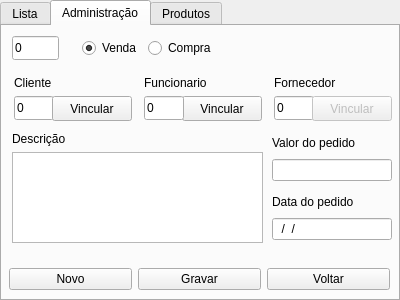
<?xml version="1.0" encoding="UTF-8"?>
<ui version="4.0">
 <class>administracao_pedido</class>
 <widget class="QMainWindow" name="administracao_pedido">
  <property name="geometry">
   <rect>
    <x>0</x>
    <y>0</y>
    <width>400</width>
    <height>300</height>
   </rect>
  </property>
  <property name="windowTitle">
   <string>Cadastro de pedidos</string>
  </property>
  <widget class="QWidget" name="centralwidget">
   <widget class="QTabWidget" name="tabWidget">
    <property name="enabled">
     <bool>true</bool>
    </property>
    <property name="geometry">
     <rect>
      <x>0</x>
      <y>0</y>
      <width>400</width>
      <height>301</height>
     </rect>
    </property>
    <property name="currentIndex">
     <number>1</number>
    </property>
    <widget class="QWidget" name="tab_1">
     <attribute name="title">
      <string>Lista</string>
     </attribute>
     <widget class="QTableWidget" name="tableWidget_pedidos">
      <property name="geometry">
       <rect>
        <x>-3</x>
        <y>48</y>
        <width>402</width>
        <height>182</height>
       </rect>
      </property>
      <property name="columnCount">
       <number>7</number>
      </property>
      <column/>
      <column/>
      <column/>
      <column/>
      <column/>
      <column/>
      <column/>
     </widget>
     <widget class="QWidget" name="layoutWidget">
      <property name="geometry">
       <rect>
        <x>-7</x>
        <y>10</y>
        <width>397</width>
        <height>26</height>
       </rect>
      </property>
      <layout class="QHBoxLayout" name="horizontalLayout_2">
       <item>
        <widget class="QLabel" name="label_9">
         <property name="text">
          <string/>
         </property>
        </widget>
       </item>
       <item>
        <widget class="QLineEdit" name="lineEdit_pesquisar">
         <property name="enabled">
          <bool>false</bool>
         </property>
         <property name="inputMask">
          <string/>
         </property>
        </widget>
       </item>
       <item>
        <widget class="QPushButton" name="pushButton_pesquisar">
         <property name="enabled">
          <bool>false</bool>
         </property>
         <property name="text">
          <string>Pesquisar</string>
         </property>
        </widget>
       </item>
      </layout>
     </widget>
     <widget class="QWidget" name="layoutWidget_11">
      <property name="geometry">
       <rect>
        <x>7</x>
        <y>240</y>
        <width>381</width>
        <height>26</height>
       </rect>
      </property>
      <layout class="QHBoxLayout" name="horizontalLayout_4">
       <item>
        <widget class="QPushButton" name="pushButton_novo">
         <property name="text">
          <string>Novo</string>
         </property>
        </widget>
       </item>
       <item>
        <widget class="QPushButton" name="pushButton_gravar">
         <property name="text">
          <string>Gravar</string>
         </property>
        </widget>
       </item>
       <item>
        <widget class="QPushButton" name="pushButton_voltar">
         <property name="text">
          <string>Voltar</string>
         </property>
        </widget>
       </item>
      </layout>
     </widget>
    </widget>
    <widget class="QWidget" name="tab_2">
     <property name="enabled">
      <bool>true</bool>
     </property>
     <attribute name="title">
      <string>Administração</string>
     </attribute>
     <widget class="QLineEdit" name="lineEdit_id_pedido">
      <property name="geometry">
       <rect>
        <x>10</x>
        <y>10</y>
        <width>47</width>
        <height>24</height>
       </rect>
      </property>
      <property name="inputMask">
       <string>9999</string>
      </property>
      <property name="text">
       <string>0</string>
      </property>
      <property name="readOnly">
       <bool>true</bool>
      </property>
     </widget>
     <widget class="QWidget" name="layoutWidget_3">
      <property name="geometry">
       <rect>
        <x>272</x>
        <y>46</y>
        <width>120</width>
        <height>21</height>
       </rect>
      </property>
      <layout class="QVBoxLayout" name="verticalLayout_4">
       <item>
        <widget class="QLabel" name="label_4">
         <property name="text">
          <string>Fornecedor</string>
         </property>
        </widget>
       </item>
      </layout>
     </widget>
     <widget class="QWidget" name="layoutWidget">
      <property name="geometry">
       <rect>
        <x>12</x>
        <y>46</y>
        <width>120</width>
        <height>21</height>
       </rect>
      </property>
      <layout class="QVBoxLayout" name="verticalLayout_2">
       <item>
        <widget class="QLabel" name="label_2">
         <property name="text">
          <string>Cliente</string>
         </property>
        </widget>
       </item>
      </layout>
     </widget>
     <widget class="QWidget" name="layoutWidget_12">
      <property name="geometry">
       <rect>
        <x>7</x>
        <y>240</y>
        <width>381</width>
        <height>26</height>
       </rect>
      </property>
      <layout class="QHBoxLayout" name="horizontalLayout_6">
       <item>
        <widget class="QPushButton" name="pushButton_novo_2">
         <property name="text">
          <string>Novo</string>
         </property>
        </widget>
       </item>
       <item>
        <widget class="QPushButton" name="pushButton_gravar_2">
         <property name="text">
          <string>Gravar</string>
         </property>
        </widget>
       </item>
       <item>
        <widget class="QPushButton" name="pushButton_voltar_2">
         <property name="text">
          <string>Voltar</string>
         </property>
        </widget>
       </item>
      </layout>
     </widget>
     <widget class="QLineEdit" name="lineEdit_id_cliente">
      <property name="geometry">
       <rect>
        <x>12</x>
        <y>70</y>
        <width>40</width>
        <height>24</height>
       </rect>
      </property>
      <property name="inputMask">
       <string>999</string>
      </property>
      <property name="text">
       <string>0</string>
      </property>
      <property name="readOnly">
       <bool>true</bool>
      </property>
     </widget>
     <widget class="QPushButton" name="pushButton_cliente">
      <property name="geometry">
       <rect>
        <x>50</x>
        <y>70</y>
        <width>80</width>
        <height>25</height>
       </rect>
      </property>
      <property name="text">
       <string>Vincular</string>
      </property>
     </widget>
     <widget class="QLineEdit" name="lineEdit_id_fornecedor">
      <property name="geometry">
       <rect>
        <x>272</x>
        <y>70</y>
        <width>40</width>
        <height>24</height>
       </rect>
      </property>
      <property name="sizePolicy">
       <sizepolicy hsizetype="Preferred" vsizetype="Expanding">
        <horstretch>0</horstretch>
        <verstretch>0</verstretch>
       </sizepolicy>
      </property>
      <property name="minimumSize">
       <size>
        <width>0</width>
        <height>0</height>
       </size>
      </property>
      <property name="inputMask">
       <string>999</string>
      </property>
      <property name="text">
       <string>0</string>
      </property>
      <property name="readOnly">
       <bool>true</bool>
      </property>
     </widget>
     <widget class="QPushButton" name="pushButton_fornecedor">
      <property name="enabled">
       <bool>false</bool>
      </property>
      <property name="geometry">
       <rect>
        <x>310</x>
        <y>70</y>
        <width>80</width>
        <height>25</height>
       </rect>
      </property>
      <property name="text">
       <string>Vincular</string>
      </property>
     </widget>
     <widget class="QWidget" name="layoutWidget">
      <property name="geometry">
       <rect>
        <x>270</x>
        <y>166</y>
        <width>120</width>
        <height>48</height>
       </rect>
      </property>
      <layout class="QVBoxLayout" name="verticalLayout_3">
       <item>
        <widget class="QLabel" name="label_3">
         <property name="text">
          <string>Data do pedido</string>
         </property>
        </widget>
       </item>
       <item>
        <widget class="QLineEdit" name="lineEdit_data">
         <property name="inputMask">
          <string>99/99/9999</string>
         </property>
         <property name="readOnly">
          <bool>true</bool>
         </property>
        </widget>
       </item>
      </layout>
     </widget>
     <widget class="QWidget" name="layoutWidget">
      <property name="geometry">
       <rect>
        <x>10</x>
        <y>106</y>
        <width>251</width>
        <height>111</height>
       </rect>
      </property>
      <layout class="QVBoxLayout" name="verticalLayout_6">
       <item>
        <widget class="QLabel" name="label_10">
         <property name="text">
          <string>Descrição</string>
         </property>
        </widget>
       </item>
       <item>
        <widget class="QPlainTextEdit" name="plainTextEdit_descricao"/>
       </item>
      </layout>
     </widget>
     <widget class="QWidget" name="layoutWidget_5">
      <property name="geometry">
       <rect>
        <x>142</x>
        <y>46</y>
        <width>120</width>
        <height>21</height>
       </rect>
      </property>
      <layout class="QVBoxLayout" name="verticalLayout_7">
       <item>
        <widget class="QLabel" name="label_11">
         <property name="text">
          <string>Funcionario</string>
         </property>
        </widget>
       </item>
      </layout>
     </widget>
     <widget class="QPushButton" name="pushButton_funcionario">
      <property name="geometry">
       <rect>
        <x>180</x>
        <y>70</y>
        <width>80</width>
        <height>25</height>
       </rect>
      </property>
      <property name="text">
       <string>Vincular</string>
      </property>
     </widget>
     <widget class="QLineEdit" name="lineEdit_id_funcionario">
      <property name="geometry">
       <rect>
        <x>142</x>
        <y>70</y>
        <width>40</width>
        <height>24</height>
       </rect>
      </property>
      <property name="sizePolicy">
       <sizepolicy hsizetype="Preferred" vsizetype="Expanding">
        <horstretch>0</horstretch>
        <verstretch>0</verstretch>
       </sizepolicy>
      </property>
      <property name="minimumSize">
       <size>
        <width>0</width>
        <height>0</height>
       </size>
      </property>
      <property name="inputMask">
       <string>999</string>
      </property>
      <property name="text">
       <string>0</string>
      </property>
      <property name="readOnly">
       <bool>true</bool>
      </property>
     </widget>
     <widget class="QWidget" name="layoutWidget_2">
      <property name="geometry">
       <rect>
        <x>270</x>
        <y>107</y>
        <width>120</width>
        <height>48</height>
       </rect>
      </property>
      <layout class="QVBoxLayout" name="verticalLayout_8">
       <item>
        <widget class="QLabel" name="label_8">
         <property name="text">
          <string>Valor do pedido</string>
         </property>
        </widget>
       </item>
       <item>
        <widget class="QLineEdit" name="lineEdit_valor_pedido">
         <property name="inputMask">
          <string/>
         </property>
         <property name="text">
          <string/>
         </property>
         <property name="readOnly">
          <bool>true</bool>
         </property>
        </widget>
       </item>
      </layout>
     </widget>
     <widget class="QWidget" name="layoutWidget">
      <property name="geometry">
       <rect>
        <x>80</x>
        <y>10</y>
        <width>133</width>
        <height>24</height>
       </rect>
      </property>
      <layout class="QHBoxLayout" name="horizontalLayout_3">
       <item>
        <widget class="QRadioButton" name="radioButton_venda">
         <property name="text">
          <string>Venda</string>
         </property>
         <property name="checked">
          <bool>true</bool>
         </property>
        </widget>
       </item>
       <item>
        <widget class="QRadioButton" name="radioButton_compra">
         <property name="text">
          <string>Compra</string>
         </property>
        </widget>
       </item>
      </layout>
     </widget>
    </widget>
    <widget class="QWidget" name="tab_3">
     <attribute name="title">
      <string>Produtos</string>
     </attribute>
     <widget class="QTableWidget" name="tableWidget_produtos">
      <property name="geometry">
       <rect>
        <x>-3</x>
        <y>70</y>
        <width>402</width>
        <height>160</height>
       </rect>
      </property>
      <property name="columnCount">
       <number>8</number>
      </property>
      <column/>
      <column/>
      <column/>
      <column/>
      <column/>
      <column/>
      <column/>
      <column/>
     </widget>
     <widget class="QWidget" name="layoutWidget_10">
      <property name="geometry">
       <rect>
        <x>7</x>
        <y>240</y>
        <width>381</width>
        <height>26</height>
       </rect>
      </property>
      <layout class="QHBoxLayout" name="horizontalLayout">
       <item>
        <widget class="QPushButton" name="pushButton_gravar_produto">
         <property name="enabled">
          <bool>false</bool>
         </property>
         <property name="text">
          <string>Adicionar</string>
         </property>
        </widget>
       </item>
       <item>
        <widget class="QPushButton" name="pushButton_novo_produto">
         <property name="enabled">
          <bool>false</bool>
         </property>
         <property name="text">
          <string>Limpar</string>
         </property>
        </widget>
       </item>
       <item>
        <widget class="QPushButton" name="pushButton_remover">
         <property name="enabled">
          <bool>false</bool>
         </property>
         <property name="text">
          <string>Remover</string>
         </property>
        </widget>
       </item>
      </layout>
     </widget>
     <widget class="QWidget" name="layoutWidget">
      <property name="geometry">
       <rect>
        <x>230</x>
        <y>8</y>
        <width>158</width>
        <height>55</height>
       </rect>
      </property>
      <layout class="QVBoxLayout" name="verticalLayout_5">
       <item>
        <widget class="QLabel" name="label_5">
         <property name="text">
          <string>Quantidade</string>
         </property>
        </widget>
       </item>
       <item>
        <widget class="QLineEdit" name="lineEdit_estoque_quantidade">
         <property name="inputMask">
          <string>9999</string>
         </property>
        </widget>
       </item>
      </layout>
     </widget>
     <widget class="QLineEdit" name="lineEdit_id_produto">
      <property name="geometry">
       <rect>
        <x>8</x>
        <y>10</y>
        <width>40</width>
        <height>24</height>
       </rect>
      </property>
      <property name="text">
       <string>0</string>
      </property>
      <property name="readOnly">
       <bool>true</bool>
      </property>
     </widget>
     <widget class="QPushButton" name="pushButton_selecionar_produto">
      <property name="enabled">
       <bool>false</bool>
      </property>
      <property name="geometry">
       <rect>
        <x>8</x>
        <y>40</y>
        <width>201</width>
        <height>24</height>
       </rect>
      </property>
      <property name="text">
       <string>Selecionar</string>
      </property>
     </widget>
     <widget class="QLabel" name="label_6">
      <property name="geometry">
       <rect>
        <x>56</x>
        <y>12</y>
        <width>50</width>
        <height>21</height>
       </rect>
      </property>
      <property name="text">
       <string>Produto</string>
      </property>
     </widget>
     <widget class="QLabel" name="label_7">
      <property name="geometry">
       <rect>
        <x>165</x>
        <y>12</y>
        <width>50</width>
        <height>21</height>
       </rect>
      </property>
      <property name="text">
       <string>Estoque</string>
      </property>
     </widget>
     <widget class="QLineEdit" name="lineEdit_id_estoque">
      <property name="geometry">
       <rect>
        <x>117</x>
        <y>10</y>
        <width>40</width>
        <height>24</height>
       </rect>
      </property>
      <property name="text">
       <string>0</string>
      </property>
      <property name="readOnly">
       <bool>true</bool>
      </property>
     </widget>
    </widget>
   </widget>
  </widget>
 </widget>
 <tabstops>
  <tabstop>tabWidget</tabstop>
  <tabstop>lineEdit_pesquisar</tabstop>
  <tabstop>pushButton_pesquisar</tabstop>
  <tabstop>tableWidget_pedidos</tabstop>
  <tabstop>pushButton_novo</tabstop>
  <tabstop>pushButton_gravar</tabstop>
  <tabstop>pushButton_voltar</tabstop>
  <tabstop>lineEdit_id_pedido</tabstop>
  <tabstop>lineEdit_id_cliente</tabstop>
  <tabstop>pushButton_cliente</tabstop>
  <tabstop>lineEdit_id_fornecedor</tabstop>
  <tabstop>pushButton_fornecedor</tabstop>
  <tabstop>lineEdit_id_funcionario</tabstop>
  <tabstop>pushButton_funcionario</tabstop>
  <tabstop>plainTextEdit_descricao</tabstop>
  <tabstop>lineEdit_data</tabstop>
  <tabstop>pushButton_novo_2</tabstop>
  <tabstop>pushButton_gravar_2</tabstop>
  <tabstop>pushButton_voltar_2</tabstop>
  <tabstop>lineEdit_estoque_quantidade</tabstop>
  <tabstop>tableWidget_produtos</tabstop>
  <tabstop>pushButton_gravar_produto</tabstop>
  <tabstop>pushButton_remover</tabstop>
 </tabstops>
 <resources/>
 <connections/>
</ui>
